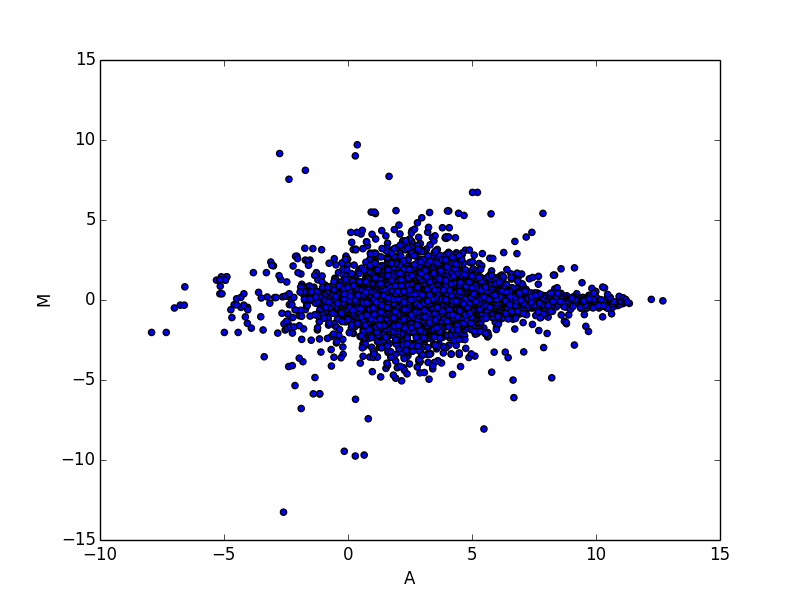

Generate this figure with Python:
#!/usr/bin/env python

import pandas as pd
import matplotlib.pyplot as plt
import numpy as np

df_m = pd.read_table("/Users/[user]/qbb2015/stringtie/SRR072893/t_data.ctab")
boolean_m = df_m.FPKM != 0

df_f = pd.read_table("/Users/[user]/qbb2015/stringtie/SRR072905/t_data.ctab")
boolean_f = df_f.FPKM != 0



# have to ensure that the dataframes are even!
combined_boolean = boolean_m & boolean_f
df2_m = df_m[combined_boolean]["FPKM"]
df2_f = df_f[combined_boolean]["FPKM"]

M = np.log2(df2_m/df2_f)
A = 0.5*np.log2(df2_m*df2_f)

plt.figure()
plt.scatter(A,M)
plt.xlabel("A")
plt.ylabel("M")
plt.savefig("dy3lunch4.png")

